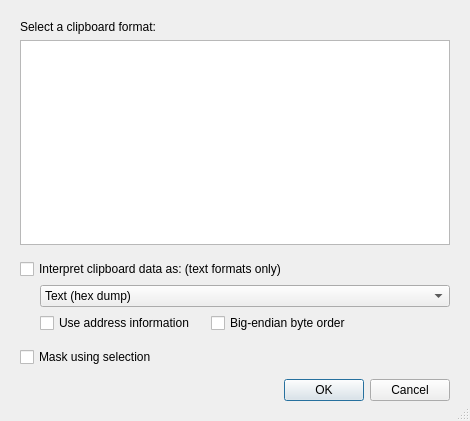
<?xml version="1.0" encoding="UTF-8"?>
<ui version="4.0">
 <class>PasteSpecialDialog</class>
 <widget class="QDialog" name="PasteSpecialDialog">
  <property name="geometry">
   <rect>
    <x>0</x>
    <y>0</y>
    <width>470</width>
    <height>421</height>
   </rect>
  </property>
  <property name="windowTitle">
   <string>Paste Special</string>
  </property>
  <property name="sizeGripEnabled">
   <bool>true</bool>
  </property>
  <layout class="QVBoxLayout" name="verticalLayout">
   <property name="spacing">
    <number>0</number>
   </property>
   <property name="leftMargin">
    <number>20</number>
   </property>
   <property name="topMargin">
    <number>20</number>
   </property>
   <property name="rightMargin">
    <number>20</number>
   </property>
   <property name="bottomMargin">
    <number>20</number>
   </property>
   <item>
    <widget class="QLabel" name="labelClip">
     <property name="text">
      <string>Select a clipboard format:</string>
     </property>
    </widget>
   </item>
   <item>
    <spacer>
     <property name="orientation">
      <enum>Qt::Orientation::Vertical</enum>
     </property>
     <property name="sizeType">
      <enum>QSizePolicy::Policy::Fixed</enum>
     </property>
     <property name="sizeHint" stdset="0">
      <size>
       <width>0</width>
       <height>6</height>
      </size>
     </property>
    </spacer>
   </item>
   <item>
    <widget class="QListWidget" name="listClipFormats">
     <property name="sizePolicy">
      <sizepolicy hsizetype="Expanding" vsizetype="Expanding">
       <horstretch>0</horstretch>
       <verstretch>1</verstretch>
      </sizepolicy>
     </property>
     <property name="alternatingRowColors">
      <bool>false</bool>
     </property>
    </widget>
   </item>
   <item>
    <spacer>
     <property name="orientation">
      <enum>Qt::Orientation::Vertical</enum>
     </property>
     <property name="sizeType">
      <enum>QSizePolicy::Policy::Fixed</enum>
     </property>
     <property name="sizeHint" stdset="0">
      <size>
       <width>0</width>
       <height>14</height>
      </size>
     </property>
    </spacer>
   </item>
   <item>
    <widget class="QCheckBox" name="checkInterpret">
     <property name="text">
      <string>Interpret clipboard data as: (text formats only)</string>
     </property>
    </widget>
   </item>
   <item>
    <spacer>
     <property name="orientation">
      <enum>Qt::Orientation::Vertical</enum>
     </property>
     <property name="sizeType">
      <enum>QSizePolicy::Policy::Fixed</enum>
     </property>
     <property name="sizeHint" stdset="0">
      <size>
       <width>0</width>
       <height>6</height>
      </size>
     </property>
    </spacer>
   </item>
   <item>
    <layout class="QHBoxLayout" name="hboxFormat">
     <property name="leftMargin">
      <number>20</number>
     </property>
     <item>
      <widget class="QComboBox" name="comboFormat">
       <property name="sizePolicy">
        <sizepolicy hsizetype="Expanding" vsizetype="Fixed">
         <horstretch>0</horstretch>
         <verstretch>0</verstretch>
        </sizepolicy>
       </property>
       <item>
        <property name="text">
         <string>Text (hex dump)</string>
        </property>
       </item>
       <item>
        <property name="text">
         <string>Raw Hex Bytes</string>
        </property>
       </item>
       <item>
        <property name="text">
         <string>HTML</string>
        </property>
       </item>
       <item>
        <property name="text">
         <string>C/C++ Source</string>
        </property>
       </item>
       <item>
        <property name="text">
         <string>Assembler</string>
        </property>
       </item>
       <item>
        <property name="text">
         <string>Intel Hex Records</string>
        </property>
       </item>
       <item>
        <property name="text">
         <string>Motorola S-Records</string>
        </property>
       </item>
       <item>
        <property name="text">
         <string>Base64</string>
        </property>
       </item>
       <item>
        <property name="text">
         <string>UUEncode</string>
        </property>
       </item>
      </widget>
     </item>
    </layout>
   </item>
   <item>
    <spacer>
     <property name="orientation">
      <enum>Qt::Orientation::Vertical</enum>
     </property>
     <property name="sizeType">
      <enum>QSizePolicy::Policy::Fixed</enum>
     </property>
     <property name="sizeHint" stdset="0">
      <size>
       <width>0</width>
       <height>6</height>
      </size>
     </property>
    </spacer>
   </item>
   <item>
    <layout class="QHBoxLayout" name="hboxSubOptions">
     <property name="spacing">
      <number>16</number>
     </property>
     <property name="leftMargin">
      <number>20</number>
     </property>
     <item>
      <widget class="QCheckBox" name="checkUseAddress">
       <property name="text">
        <string>Use address information</string>
       </property>
      </widget>
     </item>
     <item>
      <widget class="QCheckBox" name="checkBigEndian">
       <property name="text">
        <string>Big-endian byte order</string>
       </property>
      </widget>
     </item>
     <item>
      <spacer>
       <property name="orientation">
        <enum>Qt::Orientation::Horizontal</enum>
       </property>
       <property name="sizeHint" stdset="0">
        <size>
         <width>0</width>
         <height>0</height>
        </size>
       </property>
      </spacer>
     </item>
    </layout>
   </item>
   <item>
    <spacer>
     <property name="orientation">
      <enum>Qt::Orientation::Vertical</enum>
     </property>
     <property name="sizeType">
      <enum>QSizePolicy::Policy::Fixed</enum>
     </property>
     <property name="sizeHint" stdset="0">
      <size>
       <width>0</width>
       <height>14</height>
      </size>
     </property>
    </spacer>
   </item>
   <item>
    <widget class="QCheckBox" name="checkMaskSel">
     <property name="text">
      <string>Mask using selection</string>
     </property>
    </widget>
   </item>
   <item>
    <spacer>
     <property name="orientation">
      <enum>Qt::Orientation::Vertical</enum>
     </property>
     <property name="sizeType">
      <enum>QSizePolicy::Policy::Fixed</enum>
     </property>
     <property name="sizeHint" stdset="0">
      <size>
       <width>0</width>
       <height>12</height>
      </size>
     </property>
    </spacer>
   </item>
   <item>
    <widget class="QDialogButtonBox" name="buttonBox">
     <property name="orientation">
      <enum>Qt::Orientation::Horizontal</enum>
     </property>
     <property name="standardButtons">
      <set>QDialogButtonBox::StandardButton::Cancel|QDialogButtonBox::StandardButton::Ok</set>
     </property>
    </widget>
   </item>
  </layout>
 </widget>
 <resources/>
 <connections>
  <connection>
   <sender>buttonBox</sender>
   <signal>rejected()</signal>
   <receiver>PasteSpecialDialog</receiver>
   <slot>reject()</slot>
   <hints>
    <hint type="sourcelabel">
     <x>300</x>
     <y>320</y>
    </hint>
    <hint type="destinationlabel">
     <x>190</x>
     <y>340</y>
    </hint>
   </hints>
  </connection>
 </connections>
</ui>
